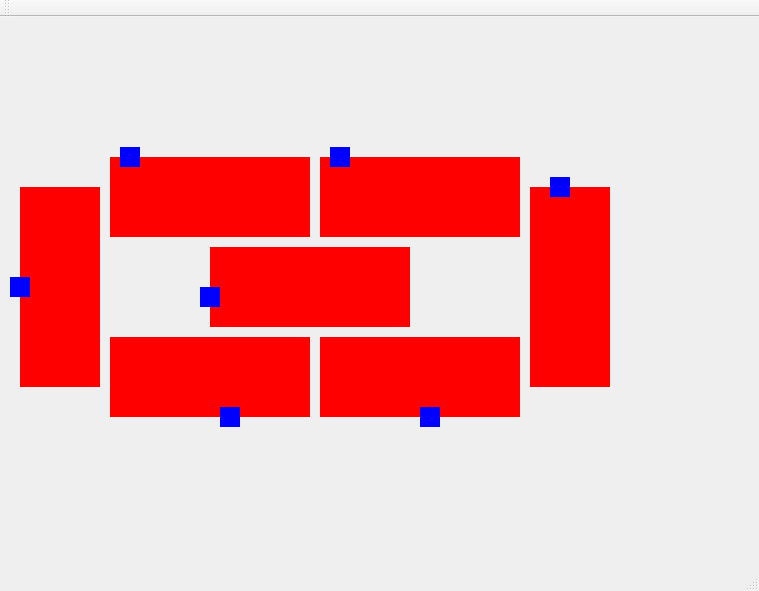
<?xml version="1.0" encoding="UTF-8"?>
<ui version="4.0">
 <class>MainWindow</class>
 <widget class="QMainWindow" name="MainWindow">
  <property name="geometry">
   <rect>
    <x>0</x>
    <y>0</y>
    <width>759</width>
    <height>591</height>
   </rect>
  </property>
  <property name="windowTitle">
   <string>MainWindow</string>
  </property>
  <widget class="QWidget" name="centralWidget">
   <widget class="QLabel" name="labelTrilho01">
    <property name="geometry">
     <rect>
      <x>110</x>
      <y>140</y>
      <width>200</width>
      <height>80</height>
     </rect>
    </property>
    <property name="styleSheet">
     <string notr="true">background-color: red</string>
    </property>
    <property name="text">
     <string/>
    </property>
   </widget>
   <widget class="QLabel" name="labelTrem01">
    <property name="geometry">
     <rect>
      <x>120</x>
      <y>130</y>
      <width>20</width>
      <height>20</height>
     </rect>
    </property>
    <property name="styleSheet">
     <string notr="true">background-color: blue</string>
    </property>
    <property name="text">
     <string/>
    </property>
   </widget>
   <widget class="QLabel" name="labelTrilho02">
    <property name="geometry">
     <rect>
      <x>320</x>
      <y>140</y>
      <width>200</width>
      <height>80</height>
     </rect>
    </property>
    <property name="styleSheet">
     <string notr="true">background-color: red</string>
    </property>
    <property name="text">
     <string/>
    </property>
   </widget>
   <widget class="QLabel" name="labelTrem02">
    <property name="geometry">
     <rect>
      <x>330</x>
      <y>130</y>
      <width>20</width>
      <height>20</height>
     </rect>
    </property>
    <property name="styleSheet">
     <string notr="true">background-color: blue</string>
    </property>
    <property name="text">
     <string/>
    </property>
   </widget>
   <widget class="QLabel" name="labelTrilho03">
    <property name="geometry">
     <rect>
      <x>530</x>
      <y>170</y>
      <width>80</width>
      <height>200</height>
     </rect>
    </property>
    <property name="styleSheet">
     <string notr="true">background-color: red</string>
    </property>
    <property name="text">
     <string/>
    </property>
   </widget>
   <widget class="QLabel" name="labelTrilho04">
    <property name="geometry">
     <rect>
      <x>320</x>
      <y>320</y>
      <width>200</width>
      <height>80</height>
     </rect>
    </property>
    <property name="styleSheet">
     <string notr="true">background-color: red</string>
    </property>
    <property name="text">
     <string/>
    </property>
   </widget>
   <widget class="QLabel" name="labelTrilho05">
    <property name="geometry">
     <rect>
      <x>210</x>
      <y>230</y>
      <width>200</width>
      <height>80</height>
     </rect>
    </property>
    <property name="styleSheet">
     <string notr="true">background-color: red</string>
    </property>
    <property name="text">
     <string/>
    </property>
   </widget>
   <widget class="QLabel" name="labelTrilho06">
    <property name="geometry">
     <rect>
      <x>110</x>
      <y>320</y>
      <width>200</width>
      <height>80</height>
     </rect>
    </property>
    <property name="styleSheet">
     <string notr="true">background-color: red</string>
    </property>
    <property name="text">
     <string/>
    </property>
   </widget>
   <widget class="QLabel" name="labelTrilho07">
    <property name="geometry">
     <rect>
      <x>20</x>
      <y>170</y>
      <width>80</width>
      <height>200</height>
     </rect>
    </property>
    <property name="styleSheet">
     <string notr="true">background-color: red</string>
    </property>
    <property name="text">
     <string/>
    </property>
   </widget>
   <widget class="QLabel" name="labelTrem03">
    <property name="geometry">
     <rect>
      <x>550</x>
      <y>160</y>
      <width>20</width>
      <height>20</height>
     </rect>
    </property>
    <property name="styleSheet">
     <string notr="true">background-color: blue</string>
    </property>
    <property name="text">
     <string/>
    </property>
   </widget>
   <widget class="QLabel" name="labelTrem04">
    <property name="geometry">
     <rect>
      <x>420</x>
      <y>390</y>
      <width>20</width>
      <height>20</height>
     </rect>
    </property>
    <property name="styleSheet">
     <string notr="true">background-color: blue</string>
    </property>
    <property name="text">
     <string/>
    </property>
   </widget>
   <widget class="QLabel" name="labelTrem06">
    <property name="geometry">
     <rect>
      <x>220</x>
      <y>390</y>
      <width>20</width>
      <height>20</height>
     </rect>
    </property>
    <property name="styleSheet">
     <string notr="true">background-color: blue</string>
    </property>
    <property name="text">
     <string/>
    </property>
   </widget>
   <widget class="QLabel" name="labelTrem05">
    <property name="geometry">
     <rect>
      <x>200</x>
      <y>270</y>
      <width>20</width>
      <height>20</height>
     </rect>
    </property>
    <property name="styleSheet">
     <string notr="true">background-color: blue</string>
    </property>
    <property name="text">
     <string/>
    </property>
   </widget>
   <widget class="QLabel" name="labelTrem07">
    <property name="geometry">
     <rect>
      <x>10</x>
      <y>260</y>
      <width>20</width>
      <height>20</height>
     </rect>
    </property>
    <property name="styleSheet">
     <string notr="true">background-color: blue</string>
    </property>
    <property name="text">
     <string/>
    </property>
   </widget>
  </widget>
  <widget class="QMenuBar" name="menuBar">
   <property name="geometry">
    <rect>
     <x>0</x>
     <y>0</y>
     <width>759</width>
     <height>25</height>
    </rect>
   </property>
  </widget>
  <widget class="QToolBar" name="mainToolBar">
   <attribute name="toolBarArea">
    <enum>TopToolBarArea</enum>
   </attribute>
   <attribute name="toolBarBreak">
    <bool>false</bool>
   </attribute>
  </widget>
  <widget class="QStatusBar" name="statusBar"/>
 </widget>
 <layoutdefault spacing="6" margin="11"/>
 <resources/>
 <connections/>
</ui>
